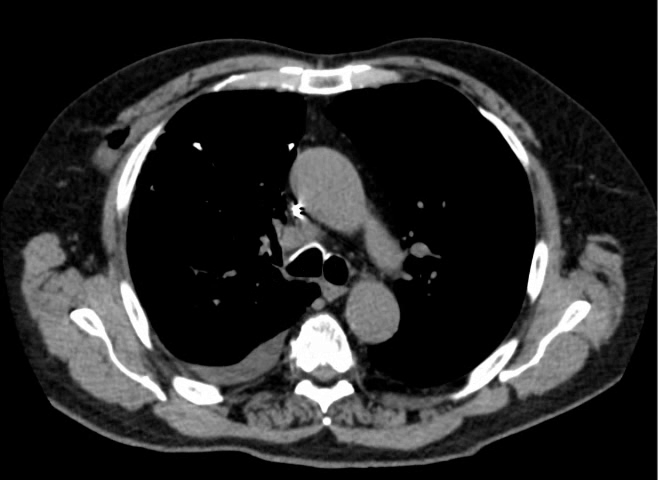
#> input picture frame 4 of tests/testavi.avi, 658 x 480 px
$ python fisher-yates.py
#> lines starting #> are read from the running program, lines starting #| are printed output that depends on the picture
from Crypto.Protocol.KDF import PBKDF2
from Crypto.Cipher import AES
from math import ceil
import numpy as np
import hashlib
import time
import cv2
import threading


def time_encrypt(func):
    def wrapper(*args, **kwargs):
        t1 = time.time()
        result = func(*args, **kwargs)
#> in encryptVideo, frame is the input picture: shape (480, 658, 3); min 0, max 255, mean 41.3
#> in encryptVideo, `splits = self.splitHash(hashed)`: splits = ['a98a02aae86d77e19781a09c82ff534b', '2e5e236bbd59b97ba2ef8276ba411553', '82df4af0d0495406c764c6f9c8eb69fa', '123f86f0cf3b810e99703c86ff0d66bc']
        t2 = time.time() - t1
        # print(f'time: {t2}')
        # print(f'time: {t2}')
        # return t2
        return result

    return wrapper


class Encrypt:
    def __init__(self):
        self.num_rows = 0
        self.num_cols = 0
        self.num_channels = 3

        self.salt = b"\xb8O\xde/\xbc\x9b\\/w\x18%&]&\x0e{\x08\xb9\xfa\xe1T\x8fZ\xc8'\xb25Z\x12\x1b\xb2\x80"
        self.nonce = b'\xddR\x05#c\xdd\xe3\xcd\x10\x14kWv\x89\xdb[\xf4\x06j \xe8\x97S;\xa6\x14\xdc-\xae\x16@l'

    def hashArray(self, array):
        hash = hashlib.sha512(array.tobytes()).hexdigest()

        return hash

    def splitHash(self, hash):
        quarters = len(hash) // 4

        return [hash[i:i + quarters] for i in range(0, len(hash), quarters)]

    def convertToDecimal(self, hashes):
        into_decimal = [int(hash, 16) for hash in hashes]

        return into_decimal

    def transformDecimal(self, converted_hashes):
        transformedHash = []
        for i, decimal in enumerate(converted_hashes):
            if i % 2 == 0:  # Even indices (0, 2)
                transformedHash.append((float(f"0.{decimal}") * 0.43) + 3.57)
            else:  # Odd indices (1, 3)
                # transformedHash.append(decimal * (10 ** (-39)))
                transformedHash.append(float(f"0.{decimal}"))

        return transformedHash

    def rowShuffle(self, image, size, x0, r):
        x = x0
        x = r * x * (1 - x)
        for i in range(size - 1, 0, -1):
            j = ceil(i * x)

            image[[i, j]] = image[[j, i]]
            x = r * x * (1 - x)

        # Reshape back to original dimensions
        shuffled_pixels = image.reshape(self.num_rows, self.num_cols, self.num_channels)

        return shuffled_pixels

    def colShuffle(self, image, size, x0, r):
        x = x0
        x = r * x * (1 - x)
        for i in range(size - 1, 0, -1):
            j = ceil(i * x)

            image[:, [i, j]] = image[:, [j, i]]
            x = r * x * (1 - x)

        # Reshape back to original dimensions
        shuffled_pixels = image.reshape(self.num_rows, self.num_cols, self.num_channels)

        return shuffled_pixels

    # [29 lines left out: functions rowUnshuffle, colUnshuffle, generateSwapIndex, not called in this run]

    def keystream(self, res, x0, r):
        x = x0
        ks = [x0]
        # create keystream
        for i in range(2000 + ((res * 3) - 1)):
            x = r * x * (1 - x)
            ks.append(x)

        # discard first 2000
        del ks[:2000]

        # convert into numpy array
        ks_array = np.array(ks)

        # produce keystream vector
        kv = np.floor(ks_array * 10 ** 16) % 256
        kv = kv.astype(dtype='int16')

        return kv

    def xor(self, a, b):
        return np.bitwise_xor(a, b)

    # [23 lines left out: functions encryptHashes, decryptHashes, not called in this run]

    @time_encrypt
    def encryptVideo(self, filepath, password):
        cap = cv2.VideoCapture(filepath, cv2.CAP_FFMPEG)

        frame_width = int(cap.get(3))
        frame_height = int(cap.get(4))
        result = cv2.VideoWriter('./test_encrypt.avi', cv2.VideoWriter_fourcc(*'HFYU'), cap.get(cv2.CAP_PROP_FPS),
                                 (frame_width, frame_height))

        # open the text file that will contain the list of hashes
        # help me fix the output path so every hash file is the same name as output video, and unique
        hash_file = open('./test_encrypt.txt', 'a')

        count = 1

        length = cap.get(cv2.CAP_PROP_FRAME_COUNT)
        print(length)

        while True:
            grabbed, frame = cap.read()

            if not grabbed:
                print('read done')
                break

            self.num_rows, self.num_cols, self.num_channels = frame.shape

            hashed = self.hashArray(frame)
            hash_file.write(hashed + '\n')  # write with newline at the end so every writes will start on new line
            splits = self.splitHash(hashed)
            converted = self.convertToDecimal(splits)
#> in convertToDecimal, `into_decimal = [int(hash, 16) for hash in hashes]`: into_decimal = [225356122359668284777694952640202363723, 61633282131159057958075470227032839507, 173959041629023534117214108269306145274, 24255955547997405711106582935208027836]
            transform = self.transformDecimal(converted)  # [Logmap1 r, Logmap1 x0, Logmap2 r, Logmap2, x0]

            # permutate
            row_permutated = self.rowShuffle(frame, self.num_rows, transform[1], transform[0])
            col_permutated = self.colShuffle(row_permutated, self.num_cols, transform[1],
                                             transform[0])  # final permutation

            flatten = col_permutated.reshape(-1, self.num_channels)

            # create keystream vector
            kv = self.keystream(self.num_rows * self.num_cols, transform[3], transform[2])
            kr, kg, kb = np.array_split(kv, 3)  # split keystream into three
            comb_ks = np.vstack((kb, kg, kr)).T  # this is the 2d array of the keystream
            uint8_ks = comb_ks.astype(np.uint8)  # change to uint8 datatype for correct cv2 data type

            # diffuse the pixels
            diffuse = self.xor(flatten, uint8_ks)

            # reshape the array into a required cv2 format
            diffuse_pixels = diffuse.reshape(self.num_rows, self.num_cols, self.num_channels)

            result.write(diffuse_pixels)

            count += 1

        cap.release()
        hash_file.close()  # finally, close the file
        self.encryptHashes('./test_encrypt.txt', password)  # and encrypt the hash file

    # [65 lines left out: function decryptVideo, not called in this run]


if __name__ == '__main__':
    en = Encrypt()

    en.encryptVideo('C:\\Users\\Lenovo\\Documents\\GitHub\\Medicrypt-App\\tests\\testavi.avi', 'sispup')
#> in encryptVideo, `converted = self.convertToDecimal(splits)`: converted has the same summary as into_decimal in convertToDecimal
#> the loop in transformDecimal, `for i, decimal in enumerate(converted_hashes):` made 4 passes
#> decimal on passes 1 to 4: 225356122359668284777694952640202363723, 61633282131159057958075470227032839507, 173959041629023534117214108269306145274, 24255955547997405711106582935208027836
#> after the loop in transformDecimal, `for i, decimal in enumerate(converted_hashes):`: transformedHash = [3.67, 0.616, 3.64, 0.243]
#> after the loop in rowShuffle, `for i in range(size - 1, 0, -1):`:
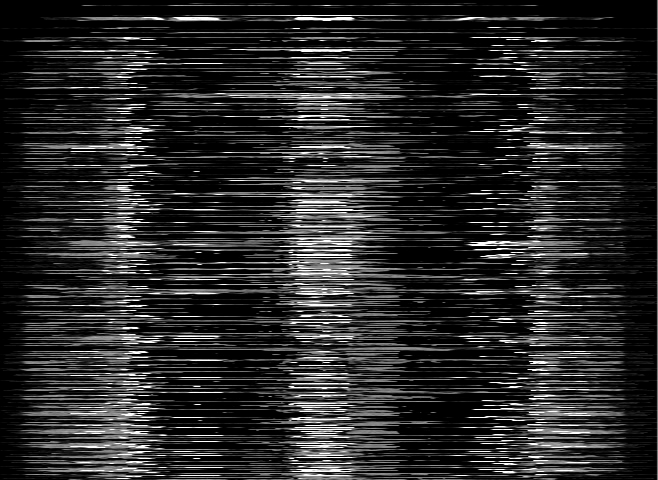
#> image: shape (480, 658, 3); min 0, max 255, mean 41.3
#> after the loop in rowShuffle, `for i in range(size - 1, 0, -1):`: x = 0.577
#> after the loop in colShuffle, `for i in range(size - 1, 0, -1):`:
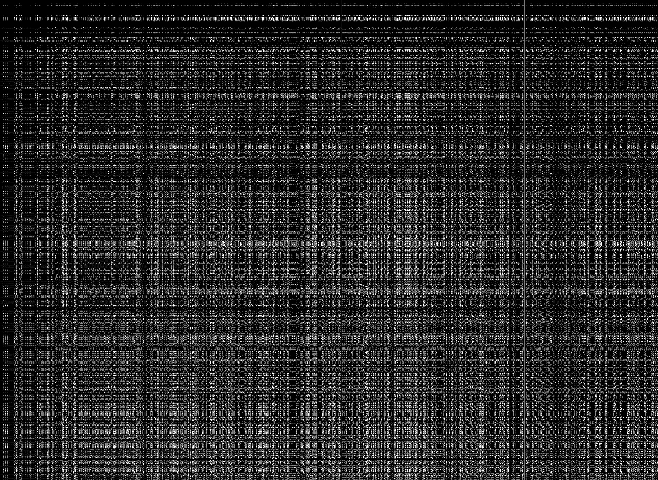
#> image: shape (480, 658, 3); min 0, max 255, mean 41.3
#> after the loop in colShuffle, `for i in range(size - 1, 0, -1):`: x = 0.391
#> in encryptVideo, `diffuse_pixels = diffuse.reshape(self.num_rows, self.num_cols, self.nu..`:
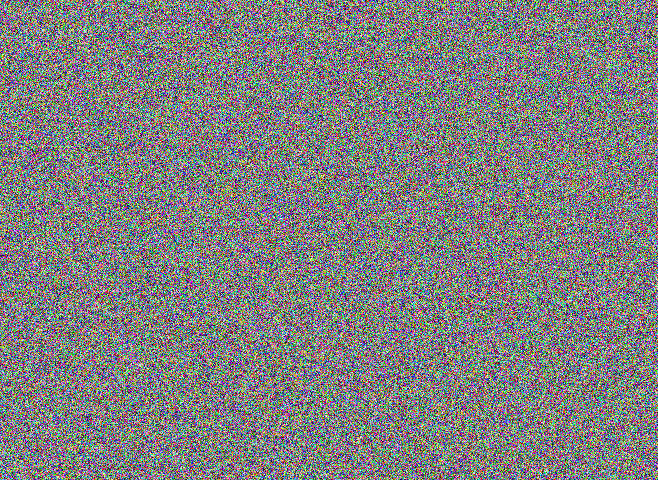
#> diffuse_pixels: shape (480, 658, 3); mean of channels 0, 1, 2 127.5, 127.4, 127.6; drawn as B, G, R
    # just delete the decrypted file if you want to decrypt again for testing purposes
    en.decryptVideo('./test_encrypt.txt', './test_encrypt.avi', 'sispup')

$ run again, starting later in the video
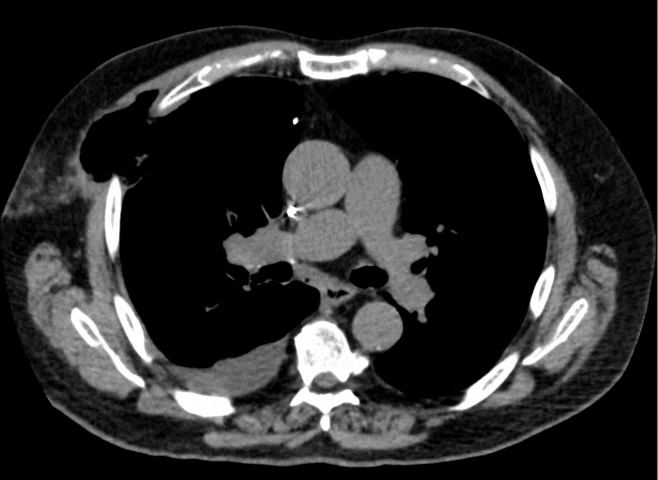
#> input picture frame 19 of tests/testavi.avi, 658 x 480 px
#> in encryptVideo, frame is the input picture: shape (480, 658, 3); min 0, max 255, mean 42.5
#> splits = ['5af4bceb8afa4130f03581d85b07fbbe', '918a68e31bdbfa9df9123c6994362eb2', 'b7a815b49a6b6583cfab4dbf70f0a8e5', 'c761135b6f91fe963a49a3d6c54bcbfb']
#> into_decimal = [120901271808760074535686375447433051070, 193456723719304311820896888000406236850, 244121469340334911001337774211725306085, 265020416566550727753929591225425054715]
#> converted has the same summary as into_decimal in convertToDecimal
#> the loop in transformDecimal, `for i, decimal in enumerate(converted_hashes):` made 4 passes
#> decimal on passes 1 to 4: 120901271808760074535686375447433051070, 193456723719304311820896888000406236850, 244121469340334911001337774211725306085, 265020416566550727753929591225425054715
#> after the loop in transformDecimal, `for i, decimal in enumerate(converted_hashes):`: transformedHash = [3.62, 0.193, 3.67, 0.265]
#> after the loop in rowShuffle, `for i in range(size - 1, 0, -1):`: x = 0.776
#> after the loop in colShuffle, `for i in range(size - 1, 0, -1):`:
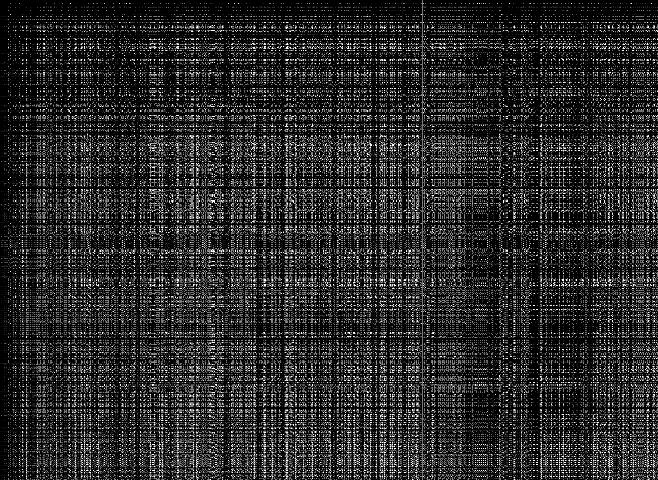
#> image: shape (480, 658, 3); min 0, max 255, mean 42.5
#> after the loop in colShuffle, `for i in range(size - 1, 0, -1):`: x = 0.857
#> in encryptVideo, `diffuse_pixels = diffuse.reshape(self.num_rows, self.num_cols, self.nu..`:
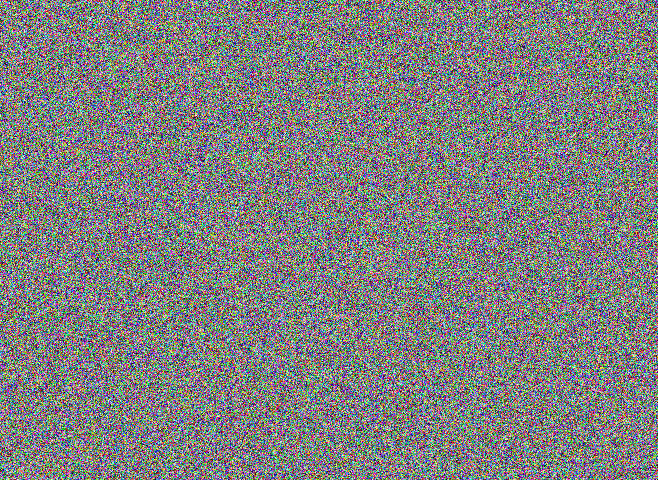
#> diffuse_pixels: shape (480, 658, 3); mean of channels 0, 1, 2 127.6, 127.6, 127.3; drawn as B, G, R

$ run again, starting later in the video
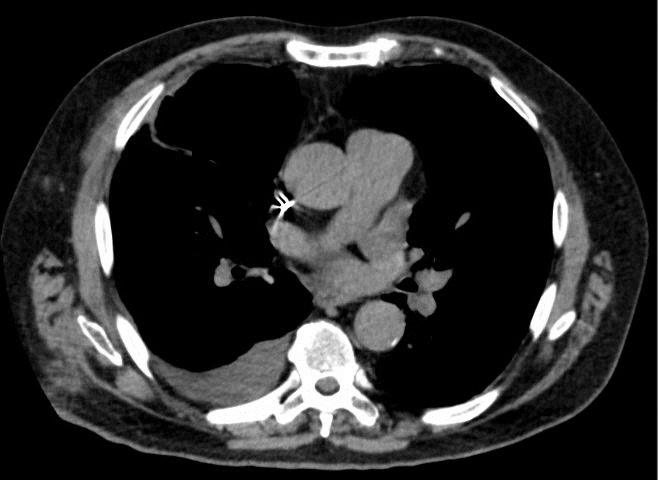
#> input picture frame 34 of tests/testavi.avi, 658 x 480 px
#> in encryptVideo, frame is the input picture: shape (480, 658, 3); min 0, max 255, mean 42.2
#> splits = ['56f58ba2efc435bcee0f71a4c3f85813', 'ab5e57330e3da39ab7a710483a93f0a0', '4bac14b9efe81b660c85b4033db1e97b', '11ced7a7e2fce062052d652000e10d68']
#> into_decimal = [115588552531945153310240468757028296723, 227787831798602001198705157022191710368, 100585595123186336516021032259228395899, 23670863100618990466540548689611525480]
#> converted has the same summary as into_decimal in convertToDecimal
#> the loop in transformDecimal, `for i, decimal in enumerate(converted_hashes):` made 4 passes
#> decimal on passes 1 to 4: 115588552531945153310240468757028296723, 227787831798602001198705157022191710368, 100585595123186336516021032259228395899, 23670863100618990466540548689611525480
#> after the loop in transformDecimal, `for i, decimal in enumerate(converted_hashes):`: transformedHash = [3.62, 0.228, 3.61, 0.237]
#> after the loop in rowShuffle, `for i in range(size - 1, 0, -1):`: x = 0.902
#> after the loop in colShuffle, `for i in range(size - 1, 0, -1):`:
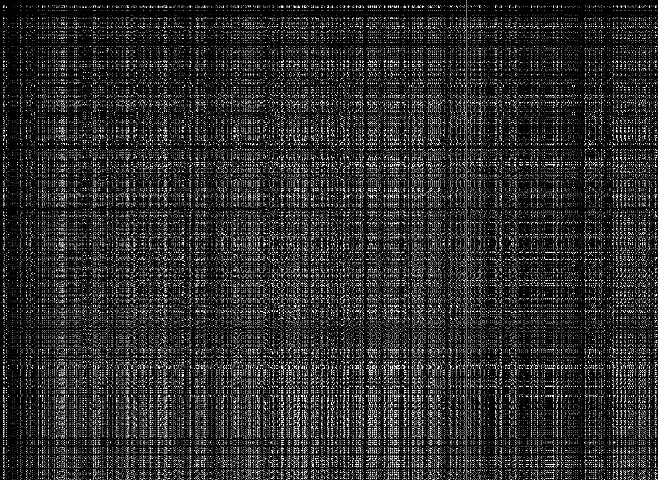
#> image: shape (480, 658, 3); min 0, max 255, mean 42.2
#> after the loop in rowUnshuffle, `for i in range(1, self.num_rows):`:
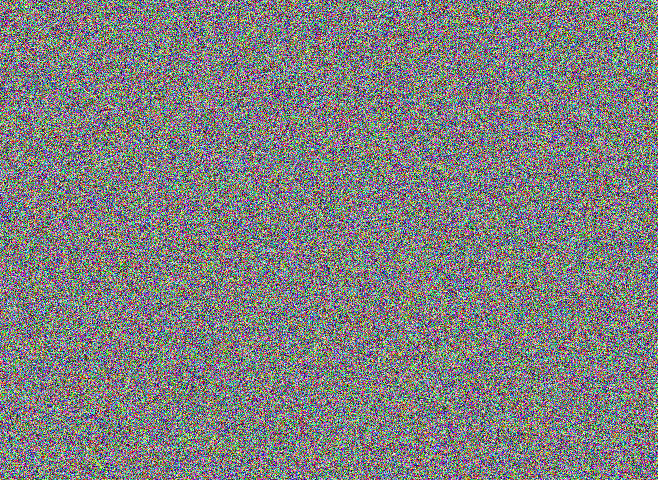
#> image: shape (480, 658, 3); mean of channels 0, 1, 2 127.6, 127.5, 127.6; drawn as B, G, R
